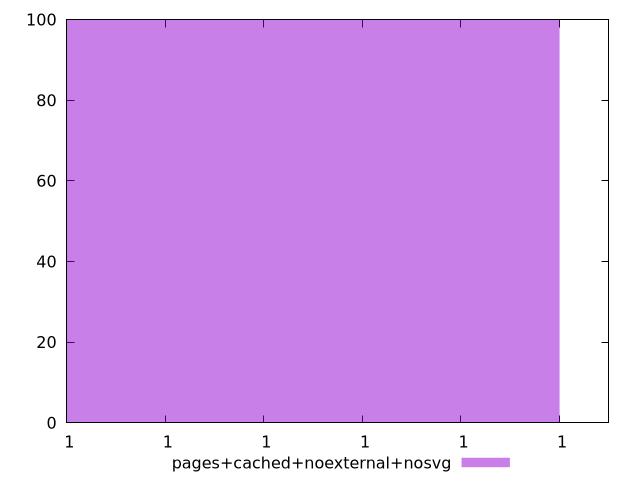

This chart was generated by the following gnuplot code:
$_pagesCachedNoexternalNosvg <<EOF
0.9999997135746175 100
EOF
set key outside below
set terminal pngcairo
set output "report_00005_2020-11-02T22-26-11.212Z/dom-size/pages+cached+noexternal+nosvg//hist.png"
set yrange [0:100]
set boxwidth 1.037534944975059e-15
set style fill transparent solid 0.5 noborder
plot $_pagesCachedNoexternalNosvg title "pages+cached+noexternal+nosvg" with boxes ,
